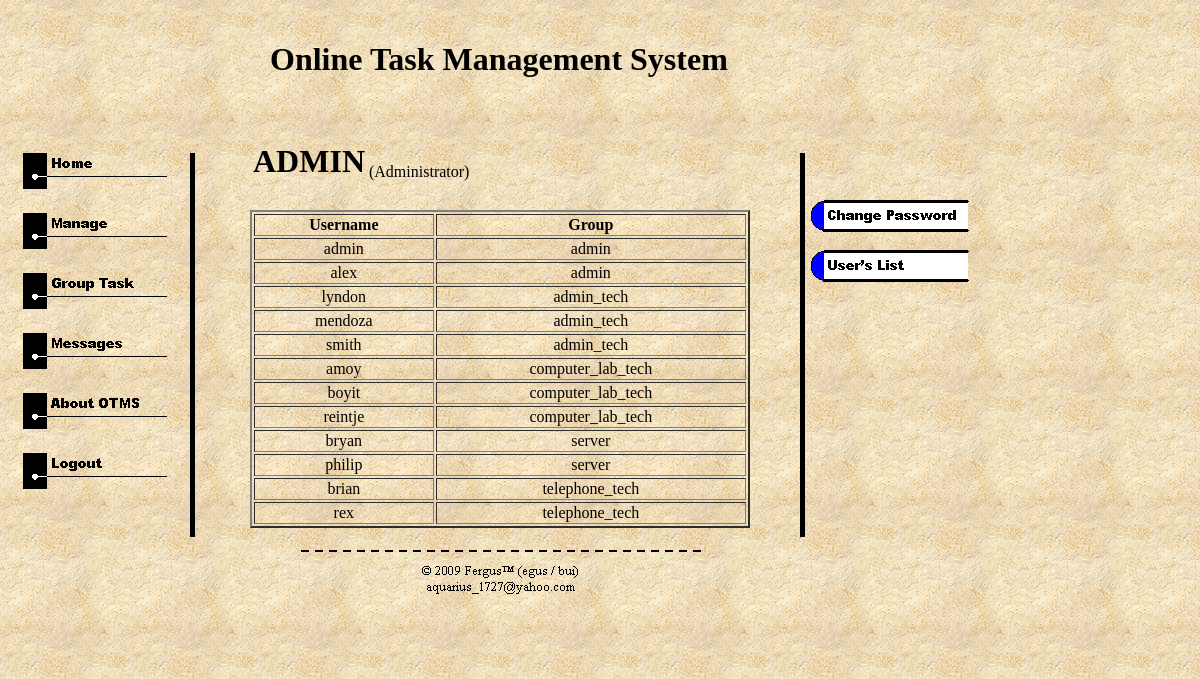
The page /userlist.php (signed in) on the database as committed earlier.
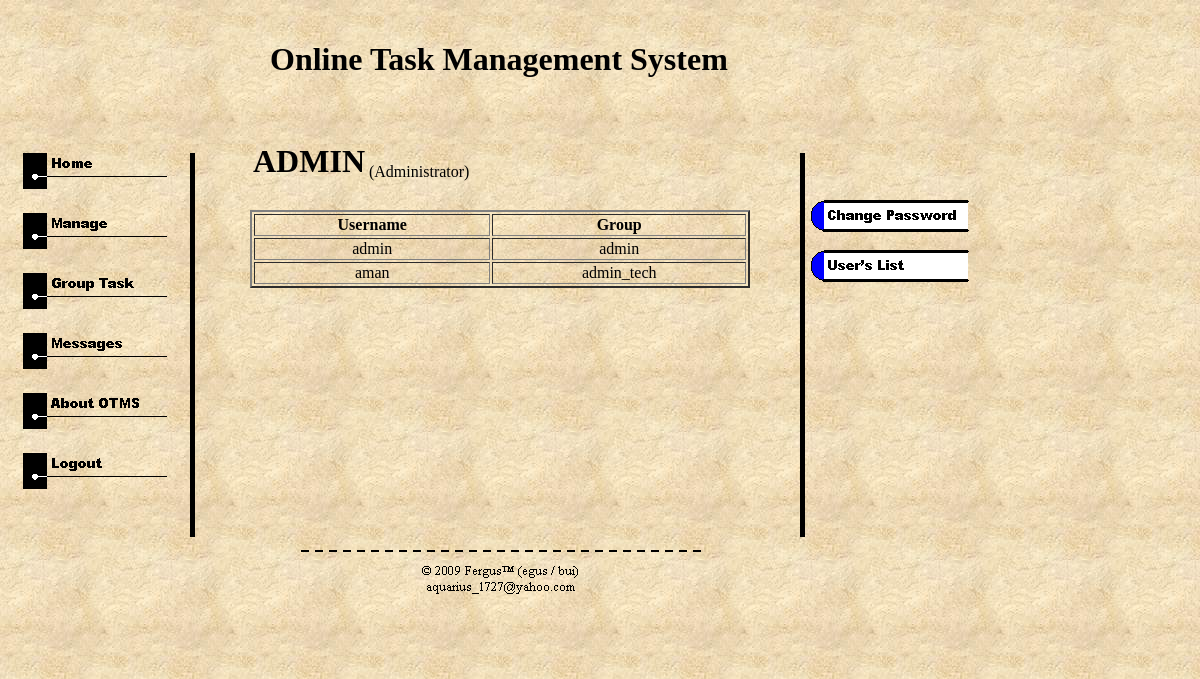
The same page on the database as committed later.
### tables this page shows
CREATE TABLE `info` (
  `username` varchar(20) NOT NULL,
  `password` varchar(20) NOT NULL,
  `groups` varchar(20) NOT NULL,
  `position` varchar(20) NOT NULL,
  `group_task` varchar(50) NOT NULL,
  `individ_task` varchar(50) NOT NULL,
  `task_status_indi` varchar(50) NOT NULL,
  PRIMARY KEY  (`username`)
);

### userlist.php (the view, shortened to what this page needs)
<?php
$user = $_SESSION['username'];
?>
<html>
<head>
</head>
<body link="#0066FF" vlink="#6633CC" bgcolor="#FFFFCC" background="images/image001.jpg" style='margin:0'>
<div style="top:20; left:270; position:absolute; z-index:1;">
<h1>Online Task Management System</h1>
</div>
<div style="top:150; left:20; position:absolute; z-index:1;">
<table>
<tr><td>
<a href = "admin.php"><img border = "none" src = "images/home.gif"></img></a>
</td></tr>
<tr><td>
<a href = "manage_user.php"><img border = "none" src = "images/manage.gif"></img></a>
</td></tr>
<tr><td>
<a href = "group_task.php"><img border = "none" src = "images/grouptask.gif"></img></a>
</td></tr>
<tr><td>
<a href = "messages.php"><img border = "none" src = "images/messages.gif"></img></a>
</td></tr>
<tr><td>
<a href = "about_login.php"><img border = "none" src = "images/about.gif"></img></a>
</td></tr>
<tr><td>
<a href = "index.php"><img border = "none" src = "images/logout.gif"></img></a>
</td></tr>
</table>
<div style="top:0; left:170; position:absolute; z-index:1;">
<img src = "images/image002.gif"></img>
</div>
</div>
<div style="top:140; left:250; position:absolute; z-index:1;">
<div style="top:0; left:0; position:absolute; z-index:1;">
<?php
	print("<table>");
	print "<tr><td><h1>". strtoupper($user)."</h1></td><td>(Administrator)</td></tr>";
	print("</table>");
?>
</div>
</div>
<div style="top:210px; left:250px; width:500px; height:320px; position:absolute; overflow:auto; z-index:1">
<table border = "2" width = "100%">
<tr>
	<th>Username</th>
	<th>Group</th>
</tr>
<?php
$SQL = "SELECT * FROM info ORDER BY groups, username ASC";
$result = mysql_query($SQL);
while ($db_field = mysql_fetch_assoc($result)) {
	$a = $db_field['username'];
	$b = $db_field['groups'];
	print("<tr>");
	print("<td align = 'center'>$a</td>");
	print("<td align = 'center'>$b</td>");
	print("</tr>");
}
?>
</table>
</div>
<div style="top:550; left:300; position:absolute; z-index:1;">
<img border = "none" src = "images/maulawka.gif"></img>
</div>
<div style="top:150; left:800; position:absolute; z-index:1;">
<img src = "images/image002.gif"></img>
<div style="top:50; left:10; position:absolute; z-index:1;">
<a href = "changepass.php"><img src = "images/changepass.gif" border = "0"></img></a>
</div>
<div style="top:100; left:10; position:absolute; z-index:1;">
<a href = "userlist.php"><img src = "images/userlist.gif" border = "0"></img></a>
</div>
</div>
</body>
</html>

Rows that differ between the two databases and show on the page:
removed info: username "alex", groups "admin"
removed info: username "lyndon", groups "admin_tech"
removed info: username "mendoza", groups "admin_tech"
removed info: username "smith", groups "admin_tech"
removed info: username "amoy", groups "computer_lab_tech"
removed info: username "boyit", groups "computer_lab_tech"
removed info: username "reintje", groups "computer_lab_tech"
removed info: username "bryan", groups "server"
removed info: username "philip", groups "server"
removed info: username "brian", groups "telephone_tech"
removed info: username "rex", groups "telephone_tech"
added info: username "aman", groups "admin_tech"
